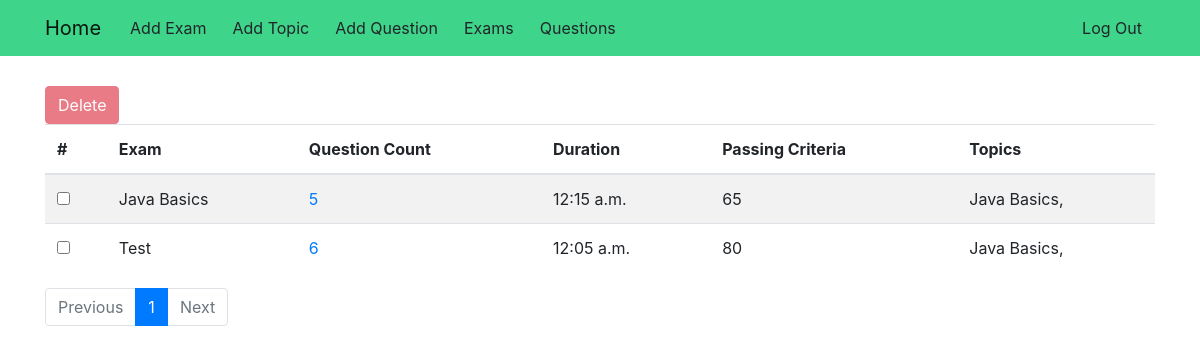
The app's page /exams/ (signed in), older data.
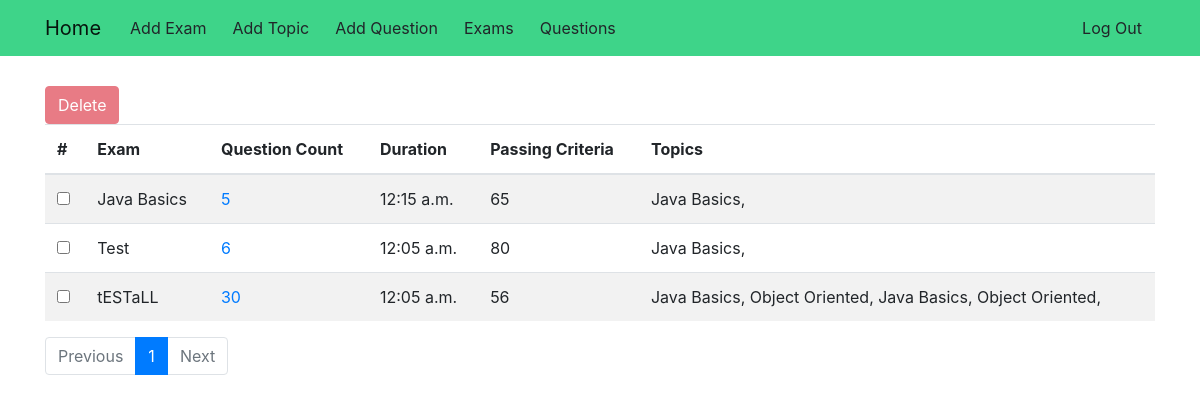
The same page, newer data.
### exam_app/models.py (models this page shows, shortened)
class Exam(models.Model):
    name = models.TextField()
    question_count = models.PositiveSmallIntegerField()
    questions = models.ManyToManyField(Question)
    time = models.TimeField()
    passing_percentage = models.PositiveSmallIntegerField(
        validators=[MaxValueValidator(100), MinValueValidator(1)])

class Topic(models.Model):
    name = models.CharField(max_length=1024, unique=True)
    def __str__(self):
        return self.name

### exam_app/views.py (the view)
# urls.py: url('^exams/$', views.ListExamView.as_view(), name='exams'),
class ListExamView(SuperUserRequiredMixin, ListView):
    model = models.Exam
    paginate_by = 10
    def get_queryset(self):
        return models.Exam.objects.all().order_by('pk')

### exam_app/views.py (called while the page is built)
    def test_func(self):
        return self.request.user.is_superuser

### exam_app/templates/exam_app/exam_list.html (shortened to what this page needs)
{% extends "base.html" %}
{% block body_block %}
<div class="toolbar">
    <form id="form-btn" name="form-btn" action="/exam/delete/" method="POST">
        <button id="remove" class="btn btn-danger" disabled onclick="remove()">Delete</button>
    </form>
</div>
<table id="table" class="table table-striped">
    <thead>
        <tr>
            <th scope="col" data-checkbox="true">#</th>
            <th scope="col">Exam</th>
            <th scope="col">Question Count</th>
            <th scope="col">Duration</th>
            <th scope="col">Passing Criteria</th>
            <th scope="col">Topics</th>
        </tr>
    </thead>
    <tbody>
        {% for exam in exam_list %}
        <tr>
            <th scope="row">
                <input type="checkbox" class="largerCheckbox" id="{{ exam.pk}}" onchange="setSelection(this)">
            </th>
            <td>{{ exam.name}}</td>
            <td><a href="/questions/?exam_id={{exam.pk}}">{{ exam.question_count}}</a></td>
            <td>{{ exam.time}}</td>
            <td>{{ exam.passing_percentage}}</td>
            <td>
                {% regroup exam.questions.all by topic as topic_list %}
                {% for topic in topic_list %}
                {{topic.grouper}},
                {% empty %}
                All
                {% endfor %}
            </td>
        </tr>
        {% empty %}
        <tr>
            <td colspan="5">Exam List is Empty</td>
        </tr>
        {% endfor %}
    </tbody>
</table>
<nav aria-label="PageNavigation" class="page-nav">
    <ul class="pagination">
        {% if page_obj.has_previous %}
        <li class="page-item ">
            <a class="page-link" href="?page={{ page_obj.previous_page_number }}" tabindex="-1">Previous</a>
        </li>
        {% else %}
        <li class="page-item disabled">
            <a class="page-link" href="#" tabindex="-1">Previous</a>
        </li>
        {% endif %}
        {% for num in page_obj.paginator.page_range %}
        {% if page_obj.number == num %}
        <li class="page-item active"><a class="page-link" href="?page={{ num }}">{{num}}</a>
        </li>
        {% elif num > page_obj.number|add:'-3' and num < page_obj.number|add:'3' %}
        <li class="page-item"><a class="page-link" href="?page={{ num }}">{{num}}</a></li>
        {% endif %}
        {% endfor %}
        {% if page_obj.has_next %}
        <li class="page-item">
            <a class="page-link" href="?page={{ page_obj.next_page_number }}">Next</a>
        </li>
        {% else %}
        <li class="page-item disabled">
            <a class="page-link" href="#">Next</a>
        </li>
        {% endif %}
    </ul>
</nav>
{% endblock %}

Row changes from the older to the newer data that the page shows:
added Exam: name "tESTaLL", question_count "30", time "12:05 a.m.", passing_percentage "56", Topic (grouper "Java Basics")
now on this page (row unchanged): Topic: grouper "Object Oriented", shown under "tESTaLL"
